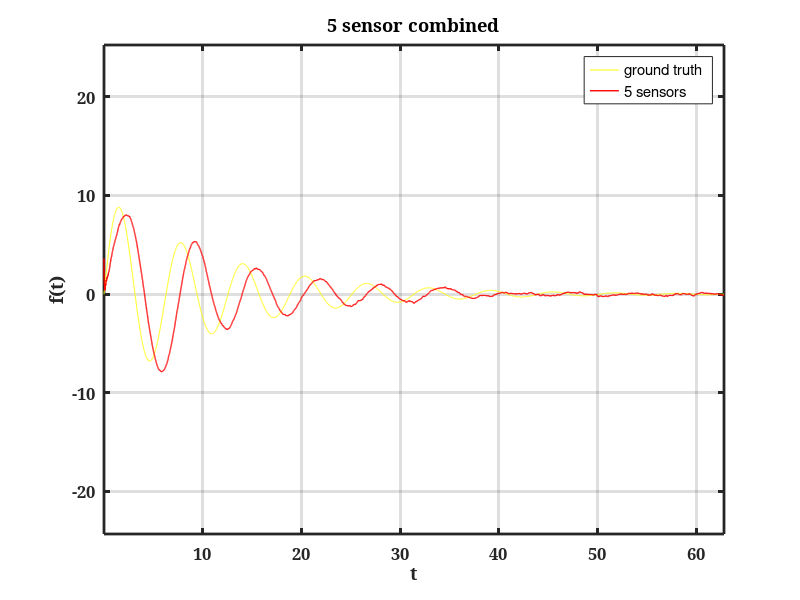

The MATLAB source for this figure:
clear;clc;more off;
%% ---------------------------------
% Trajectory
%-----------------------------------
dt = 0.01;
x = 0:dt:20*pi;
y = 10*sin(x).*exp(-x/12);

noise1 = normrnd(0, 2, size(x));
noise2 = normrnd(0, 2, size(x));
noise3 = normrnd(0, 2, size(x));
noise4 = normrnd(0, 2, size(x));
noise5 = normrnd(0, 2, size(x));

y1_noisy = y + noise1;
y2_noisy = y + noise2;
y3_noisy = y + noise3;
y4_noisy = y + noise4;
y5_noisy = y + noise5;

[~,len] = size(x);

%%%%%%%%%%%%%%%%%%%%%%%%%%%%%%%%%%%%%%%%%%%%%%%%%%%
%           DOUBLE SENSOR PART
%%%%%%%%%%%%%%%%%%%%%%%%%%%%%%%%%%%%%%%%%%%%%%%%%%%

%% initiate kalman filter matrices
%state vector initial guess
%       position 1
%       position 2
%       velocity 1
%       velocity 2
x_hat = [5;
         0.1];
% state matrix
A = [1  dt;
     0  1];
%input vector
B = 0;
u = 0;
%output scale
C =[1 dt]; %we have access only to current position
% inital covatiance estimation
P = eye(size(A))*0.5;
%measurement covariance matrix
%IF R=0 THEN K=1; (ajust primarily with measurment update) 
%IF R=large THEN K=0; (ajust primarily with predicted state)
R=[1];
%process noise covariance matrix
%(keep covariance matrix P from going too small or going to 0)
%IF P=0 THEN measurment update is ignored
Q = eye(size(A))*0;


%% Iteration
x_hat_ar = [];
y_meas = [0;0;0;0;0];
for i = 1:len
    ratio = 0.5;
    %cobination part
    %the combined reding is the regarded as measured part
    %so 2 measured values are the same
    y_meas(1) = y1_noisy(i);
    y_meas(2) = y2_noisy(i);
    y_meas(3) = y3_noisy(i);
    y_meas(4) = y4_noisy(i);
    y_meas(5) = y5_noisy(i);

    %state priori prediction
    x_p = A*x_hat + B*u; %state predicted
    %Pior estimation of estimation covariance
    P_p = A*P*A' + Q; %estimation covariance
    P_p = diag(diag(P_p)); %take only diagonal part of P
    
    for i=1:length(y_meas)
        % Measurement error
        v = y_meas(i) - C*x_p;
        % S the measurement prediction covariance on the time step k
        S = C*(P_p)*C' + R;
        % ----------------------------
        %calculate Filter gain
        K = P_p*C'/S;
    end
    % state posterior prediction
    x_hat = x_p + K*(v);
    % Posterior estimation of estimation covariance
    P = (eye(size(P_p)) - K*C)*P_p;
    
    x_hat_ar = [x_hat_ar x_hat];
end
x_hat_ar_2sen = x_hat_ar(1,:);

%% ----------Plot---------------
figure(5);
plot(x, y, 'y', x, x_hat_ar_2sen, 'r', 'LineWidth', 1, 'MarkerSize', 4), xlabel('t'), ylabel('f(t)'), axis equal, grid on, hold on;
title(['5 sensor combined']);
legend({'ground truth', '5 sensors'},'Location','northeast')
set(gca,'FontSize',12);
set(gca,'FontName','serif');
set(gca,'FontWeight','bold');
set(gca,'LineWidth',2);